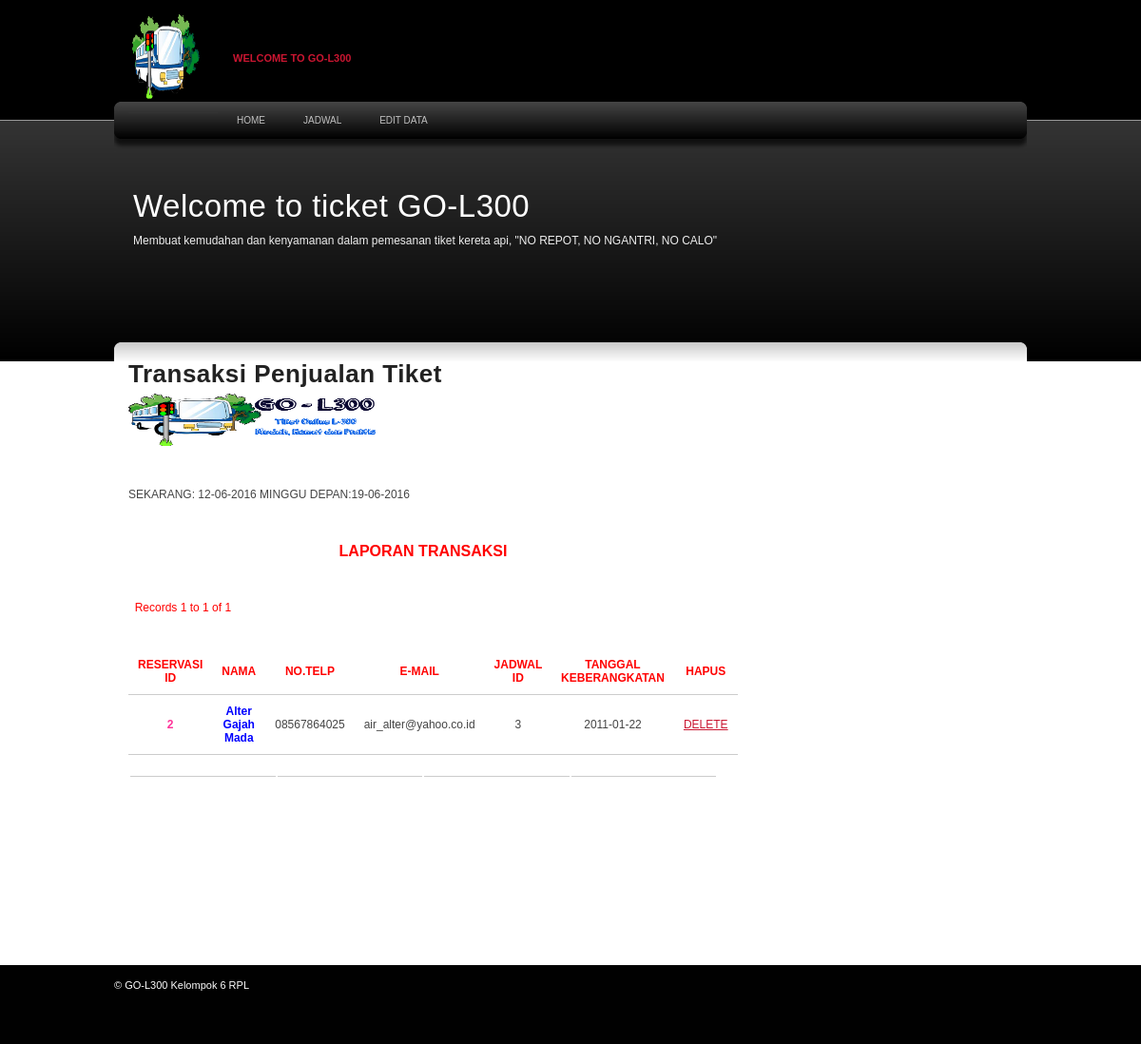
The app's page /admin/laporan.php with its own data.
### tables this page shows
CREATE TABLE IF NOT EXISTS `reservasi` (
  `reservasiID` int(11) NOT NULL,
  `nama` varchar(64) NOT NULL DEFAULT '',
  `no_identitas` varchar(64) NOT NULL DEFAULT '',
  `identitasID` int(11) NOT NULL,
  `no_telp` varchar(24) NOT NULL DEFAULT '',
  `email` varchar(64) NOT NULL DEFAULT '',
  `jadwalID` int(11) NOT NULL,
  `KAID` int(11) NOT NULL,
  `stasiunID` int(11) NOT NULL,
  `stasiunID1` int(11) NOT NULL,
  `pembayaranID` int(11) NOT NULL,
  `pemilik` varchar(64) NOT NULL,
  `bankID` int(11) NOT NULL,
  `rekening` varchar(64) NOT NULL DEFAULT '',
  `jumlahID` int(11) NOT NULL,
  `tanggal_berangkat` date NOT NULL
);

### admin/laporan.php (the view, shortened to what this page needs)
<?php require_once('../Connections/connkereta.php'); ?><?php
if (!function_exists("GetSQLValueString")) {
function GetSQLValueString($theValue, $theType, $theDefinedValue = "", $theNotDefinedValue = "")
{
  $theValue = get_magic_quotes_gpc() ? stripslashes($theValue) : $theValue;
  $theValue = function_exists("mysql_real_escape_string") ? mysql_real_escape_string($theValue) : mysql_escape_string($theValue);
  switch ($theType) {
    case "long":
    case "int":
      $theValue = ($theValue != "") ? intval($theValue) : "NULL";
      break;
  }
  return $theValue;
}
}
$maxRows_rsreservasi = 5;
$pageNum_rsreservasi = 0;
$startRow_rsreservasi = $pageNum_rsreservasi * $maxRows_rsreservasi;
$alter_rsreservasi = "3";
$query_rsreservasi = sprintf("SELECT reservasi.reservasiID, reservasi.nama, reservasi.no_identitas, reservasi.identitasID, reservasi.no_telp, reservasi.email, reservasi.jadwalID, reservasi.KAID, reservasi.KAID, reservasi.stasiunID, reservasi.stasiunID1, reservasi.pembayaranID, reservasi.pemilik, reservasi.bankID, reservasi.rekening, reservasi.jumlahID, reservasi.tanggal_berangkat, jadwal.Harga, jadwal.Jam, ka.KANama, pembayaran.jenisPembayaran, stasiun.stasiunNama, stasiun1.stasiunNama1, identitas.jenisID, bank.bankNama, jumlah.jumlahNama FROM reservasi, jadwal, ka, pembayaran, stasiun, stasiun1, identitas, bank, jumlah WHERE (reservasi.identitasID=identitas.identitasID) AND (reservasi.jadwalID=jadwal.jadwalID) AND (reservasi.KAID=KA.KAID) AND (reservasi.stasiunID=stasiun.stasiunID) AND (reservasi.stasiunID1=stasiun1.stasiunID1) AND (reservasi.pembayaranID=pembayaran.pembayaranID) AND (reservasi.bankID=bank.bankID) AND (reservasi.jumlahID=jumlah.jumlahID) AND (reservasi.jadwalID=%s) ORDER BY reservasi.reservasiID ASC", GetSQLValueString($alter_rsreservasi, "int"));
$query_limit_rsreservasi = sprintf("%s LIMIT %d, %d", $query_rsreservasi, $startRow_rsreservasi, $maxRows_rsreservasi);
$rsreservasi = mysql_query($query_limit_rsreservasi, $connkereta) or die(mysql_error());
$row_rsreservasi = mysql_fetch_assoc($rsreservasi);
if (isset($_GET['totalRows_rsreservasi'])) {
  $totalRows_rsreservasi = $_GET['totalRows_rsreservasi'];
} else {
  $all_rsreservasi = mysql_query($query_rsreservasi);
  $totalRows_rsreservasi = mysql_num_rows($all_rsreservasi);
}
?><!DOCTYPE html PUBLIC "-//W3C//DTD XHTML 1.0 Strict//EN" "http://www.w3.org/TR/xhtml1/DTD/xhtml1-strict.dtd">
<html xmlns="http://www.w3.org/1999/xhtml">
<head>
<link rel="stylesheet" href="../styles.css" type="text/css" />
</head>
<body>
<div id="container">
	<div id="header">
    	<h1><a href="/"><img src="images/Go1.png" alt="" width="94" height="89" longdesc="images/200px-PT.KA.svg.png" /></a></h1>
      <h2>Welcome to GO-L300</h2>
    </div>
<div id="nav">
    	<ul>
        	<li><a href="admin.php">Home</a></li>
            <li><a href="edit_jadwal.php">Jadwal</a></li>
          <li><a href="edit.php">EDIT DATA</a></li>
        </ul>
  </div>
    <div id="page-intro">
    	<h2>Welcome to ticket GO-L300</h2>
        <p>Membuat kemudahan dan kenyamanan dalam pemesanan tiket kereta api, "NO REPOT, NO NGANTRI, NO CALO"</p>
        <p>&nbsp;</p>
  </div>
    <div id="body">
		<div id="content">
			<h2><strong>Transaksi Penjualan Tiket</strong></h2>
            <p><img src="images/Go2.png" alt="" width="265" height="55" longdesc="images/footer-l2.png" /></p>
            <p><?php
$nextWeek = time() + (7*24*60*60);
echo 'SEKARANG: '.date('d-m-Y')."\n";
echo 'MINGGU DEPAN:'.date('d-m-Y',$nextWeek)."\n";
?>
  </h10></p>
          <p align="center" class="style2">LAPORAN TRANSAKSI</p>
          <p align="left" class="style1">&nbsp;
Records <?php echo ($startRow_rsreservasi + 1) ?> to <?php echo min($startRow_rsreservasi + $maxRows_rsreservasi, $totalRows_rsreservasi) ?> of <?php echo $totalRows_rsreservasi ?> </p>
          <?php do { ?>
          <table width="100%" border="0" cellspacing="0" cellpadding="3">
            <tr>
              <td width="20%"><div align="center" class="style1">
                <div align="center"><strong>RESERVASI ID</strong></div>
              </div></td>
              <td width="10%"><div align="center" class="style1">
                <div align="center"><strong>NAMA</strong></div>
              </div></td>
              <td width="12%"><div align="center" class="style1">
                <div align="center"><strong>NO.TELP</strong></div>
              </div></td>
              <td width="11%"><div align="center" class="style1">
                <div align="center"><strong>E-MAIL</strong></div>
              </div></td>
              <td width="16%"><div align="center" class="style1">
                <div align="center"><strong>JADWAL ID</strong></div>
              </div></td>
              <td width="20%"><div align="center" class="style1">
                <div align="center"><strong>TANGGAL KEBERANGKATAN</strong></div>
              </div></td>
              <td width="11%"><div align="center" class="style1">
                <div align="center"><strong>HAPUS</strong></div>
              </div></td>
            </tr>
            <tr>
              <td><div align="center" class="style7"><?php echo $row_rsreservasi['reservasiID']; ?></div></td>
              <td><div align="center" class="style6"><?php echo $row_rsreservasi['nama']; ?></div></td>
              <td><div align="center"><?php echo $row_rsreservasi['no_telp']; ?></div></td>
              <td><div align="center"><?php echo $row_rsreservasi['email']; ?></div></td>
              <td><div align="center"><?php echo $row_rsreservasi['jadwalID']; ?></div></td>
              <td><div align="center"><?php echo $row_rsreservasi['tanggal_berangkat']; ?></div></td>
              <td><div align="center"><a href="delete_reservasi.php?reservasiID=<?php echo $row_rsreservasi['reservasiID']; ?>"onclick="return confirmDelete()">DELETE</a></div></td>
            </tr>
                          </table>
            <?php } while ($row_rsreservasi = mysql_fetch_assoc($rsreservasi)); ?>
            <table border="0">
            <tr>
              <td></td>
              <td></td>
              <td></td>
              <td></td>
            </tr>
          </table>
<p align="left" class="style1">&nbsp;</p>
<p>&nbsp;</p>
          <p align="center" class="style1">&nbsp;</p>
	  </div>
    </div>
</div>
<div id="footer">
	<p>&copy; GO-L300 Kelompok 6 RPL</p>
</div>
</body>
</html>

### styles.css (style rules this page uses)
body { background: #fff url('images/bodybg.jpg') repeat-x scroll top left; margin:0; padding:0; font-family: Verdana, Geneva, sans-serif; font-size: 12px; color: #444; }
* { margin:0; padding:0; }
table { width: 100%; text-align: left; }
th, td { padding: 10px 10px; }
td { background: #fff; border-bottom: 1px solid #ccc; }
p { line-height: 2.1em; margin-bottom: 30px; }
a { color: #CA1631; }
h1 { color: #999; font-weight: normal; font-size: 35px; }
h2 { color: #222; font-family: Arial, Helvetica, sans-serif; font-size: 26px; letter-spacing: 0.5px; font-weight: normal; padding: 0 0 5px; margin: 0; }
ul, ol { margin: 0 0 35px 35px; }
li { padding-bottom: 10px; }
#container { width: 960px; margin:0 auto; padding: 0; background: transparent url('images/core.jpg') no-repeat; }
#header { padding: 0; margin: 0 auto; height: 108px; }
#header h1 { padding-top: 15px; padding-left: 15px; }
#header h1 a { font-family: Arial, Helvetica, sans-serif; color: #fff; font-size: 60px; font-weight: normal; text-decoration: none; letter-spacing: -3px; float: left; border-bottom: 1px solid #333; }
#header h2 { color: #CA1631; float: left; font-family: Arial, Helvetica, sans-serif; font-size: 11px; font-weight: bold; margin-left: 12px; margin-top: 40px; padding-left: 4px; text-transform: uppercase; letter-spacing: 0; }
#nav { height: 40px; width: 960px; }
#nav ul { list-style: none; padding: 0 10px; margin: 0; height: 40px; }
#nav ul li { float: left; display: block; padding:0; }
#nav ul li a { color: #c0c0c0; display: block; font-size: 10px; padding: 13px 20px; text-decoration: none; text-transform: uppercase; }
#page-intro { height: 180px; padding: 50px 20px 0; color: #eee; }
#page-intro h2 { color: #fff; font-size: 33px; font-family: 'Lucida Grande','Lucida Sans Unicode',Geneva,Verdana,Sans-Serif; }
#page-intro p { font-size: 12px; }
#body { margin:0 auto; padding: 0 15px; width: 930px; }
#content { float: left; width: 620px; margin: 0; }
#footer { background-color: #010101; margin: 0 auto; padding: 10px 0 50px; }
#footer p { text-align: left; color: #fff; font-size: 11px; font-family: Arial, Helvetica, sans-serif; margin: 0 auto; display: block; padding: 0; width: 960px; }

### admin/laporan.php (style rules this page uses)
.style2 { color: #FF0000; font-size: 16px; font-weight: bold; }
.style6 { color: #0000FF; font-weight: bold; }
.style7 { color: #FF3399; font-weight: bold; }

### records on screen
reservasi: reservasiID "2", nama "Alter Gajah Mada", no_telp "08567864025", email "air_alter@yahoo.co.id", jadwalID "3", tanggal_berangkat "2011-01-22"

### other values on screen
$startRow_rsreservasi + 1 "1"
$totalRows_rsreservasi "1"
